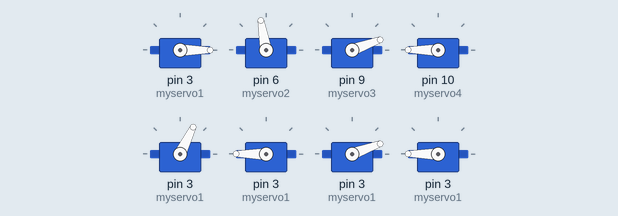
Recording of a sketch running on a simulated Arduino Uno, built with avr-gcc and run on an emulated ATmega328P. Shown: 8 × servo. What the sketch prints to the serial monitor is not drawn.

Above: at 0.05 s.
At 0.15 s:
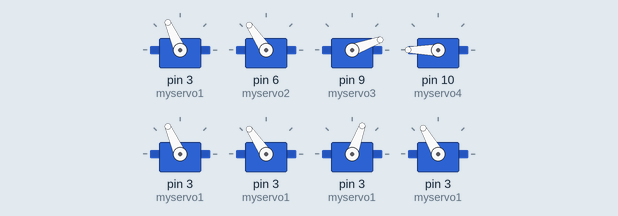
At 0.25 s:
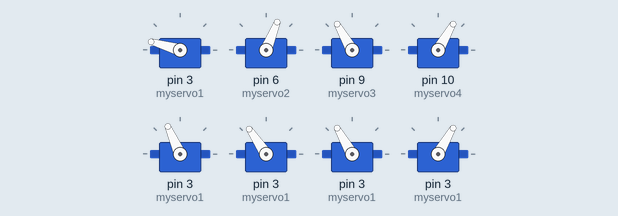
At 0.4 s:
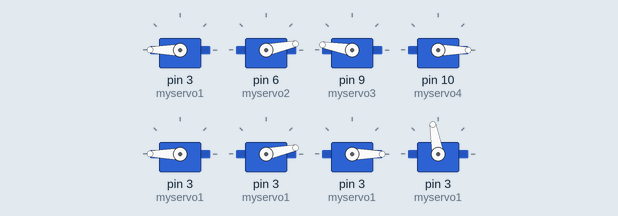
Timing chart, 0 to 3.0 s (numbered marks = the images above):
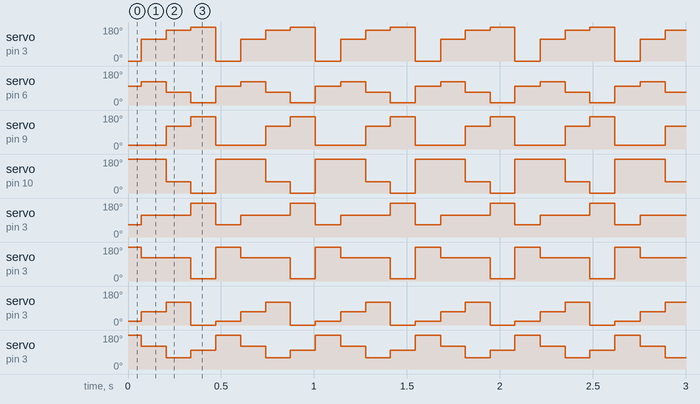

The sketch:

batmonkey2.ino
```cpp
#include <Servo.h>

Servo myservo1;  // create servo object to control a servo
Servo myservo2;
Servo myservo3;  // create servo object to control a servo
Servo myservo4;
Servo myservo5;  // create servo object to control a servo
Servo myservo6;
Servo myservo7;  // create servo object to control a servo
Servo myservo8;
bool monte = true;//false //  BLEUTOOTH
int i = 0 ;    // i est l'étape actuel, pour savoir de combien changer !
int MAXORMIN = 100;
int MINORMAX = 0;

void setup() {
  myservo1.attach(3);
  myservo2.attach(6);
  myservo3.attach(9);
  myservo4.attach(10);
  myservo5.attach(3);  // Définir PIN
  myservo6.attach(3);  // Définir PIN
  myservo7.attach(3);  // Définir PIN
  myservo8.attach(3);  // Définir PIN
  Serial.begin(9600);
}

void loop() {
  while (monte) {
    e1();
    affichestat();
    e2();
    affichestat();
    e3();
    affichestat();
    e4();
    affichestat();
  }
}

void affichestat() {
  Serial.print("Bras Gauche : 1="); Serial.print(i * 40 + 64); Serial.print(" et 2="); Serial.println(180 - i * 40 * 1.4);
  Serial.print("Bras Droit : 1="); Serial.print(i * 40 + 64); Serial.print(" et 2="); Serial.println(180 - i * 40 * 1.4);
  Serial.print("Jambe Gauche : 1="); Serial.print(i * 40 + 20); Serial.print(" et 2="); Serial.println(180 - i * 40 * 1.5);
  Serial.print("Jambe Droite : 1="); Serial.print(i * 40 + 20); Serial.print(" et 2="); Serial.println(180 - i * 40 * 1.5);
}


void e1() { // Peut-être i=4 et i-- ?!
  monterb1();
  baisserb2();
  baisserJ1();
  baisserJ2();
  i++;
}

void e2() {
  monterJ1();
  baisserb2();
  baisserb1();
  baisserJ2();
  i++;
}

void e3() {
  monterb2();
  baisserb1();
  baisserJ1();
  baisserJ2();
  i++;
}

void e4() {
  monterJ2();
  baisserb2();
  baisserJ1();
  baisserb1();
  i = 0;
}

void monterb1() {
  myservo1.write(MAXORMIN); // Vers arrière
  myservo2.write(MAXORMIN); // Vers arrière
  myservo1.write(MINORMAX);
}

void monterb2() {
  myservo3.write(MAXORMIN); // Vers arrière
  myservo4.write(MAXORMIN) ;// Vers arrière
  myservo3.write(MINORMAX);
}

void monterJ1() {
  myservo5.write(MAXORMIN) ;// Vers arrière
  myservo6.write(MAXORMIN) ;// Vers arrière
  myservo5.write(MINORMAX);
}

void monterJ2() {
  myservo7.write(MAXORMIN); // Vers arrière
  myservo8.write(MAXORMIN) ;// Vers arrière
  myservo7.write(MINORMAX);
}


void baisserb1() {         // pas forcement b1 (EXEMPLE)
  myservo1.write(i * 50 + 64); // le 50 est arbitraire !
  myservo2.write(180 - i * 40 * 1.4); // le 50 est arbitraire !
}

void baisserb2() {         // pas forcement b2 (EXEMPLE)
  myservo5.write(i * 50 + 64); // le 50 est arbitraire !
  myservo6.write(180 - i * 40 * 1.4); // le 50 est arbitraire !
}

void baisserJ1() {         // pas forcement J1 (EXEMPLE)
  myservo3.write(i * 50 + 20); // le 50 est arbitraire !
  myservo4.write(180 - i * 40 * 1.5); // le 50 est arbitraire !
}

void baisserJ2() {         // pas forcement J2 (EXEMPLE)
  myservo7.write(i * 50 + 20); // le 50 est arbitraire !
  myservo8.write(180 - i * 40 * 1.5); // le 50 est arbitraire !
}
```

Measured:
- by itself, servo on pin 3 (myservo1): repeats every 0.54 s: 164° 0.13 s, 180° 0.13 s, 0° 0.14 s, 114° 0.13 s
- by itself, servo on pin 6 (myservo2): repeats every 0.54 s: 68° 0.13 s, 12° 0.13 s, 100° 0.14 s, 124° 0.13 s
- by itself, servo on pin 9 (myservo3): repeats every 0.54 s: 170° 0.13 s, 20° 0.27 s, 120° 0.13 s
- by itself, servo on pin 10 (myservo4): repeats every 0.54 s: 0° 0.13 s, 180° 0.27 s, 60° 0.13 s
- by itself, servo on pin 3 (myservo1): repeats every 0.54 s: 180° 0.13 s, 64° 0.14 s, 114° 0.27 s
- by itself, servo on pin 3 (myservo1): repeats every 0.54 s: 12° 0.13 s, 180° 0.14 s, 124° 0.27 s
- by itself, servo on pin 3 (myservo1): repeats every 0.54 s: 120° 0.13 s, 0° 0.13 s, 20° 0.14 s, 70° 0.13 s
- by itself, servo on pin 3 (myservo1): repeats every 0.54 s: 60° 0.13 s, 100° 0.13 s, 180° 0.14 s, 120° 0.13 s
